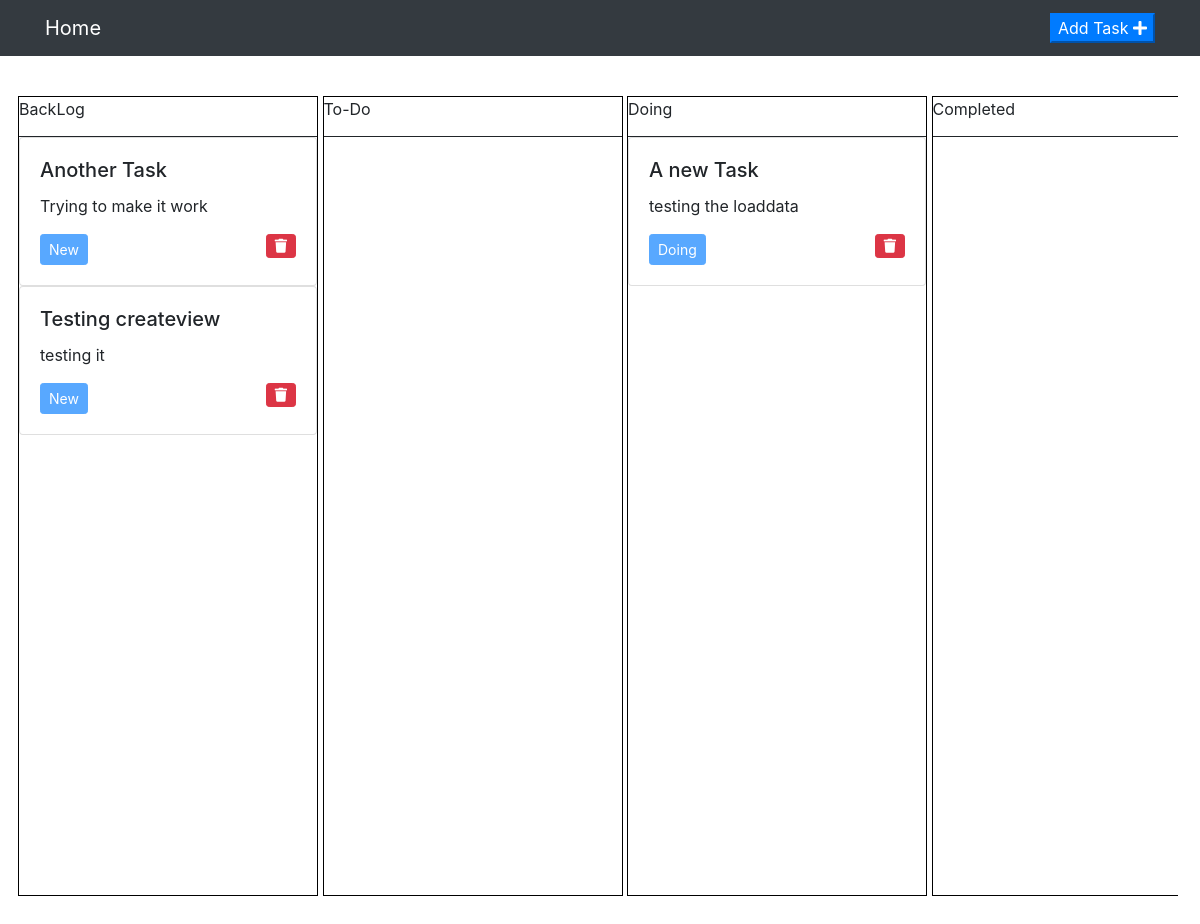
The page /task/ on the database as committed earlier.
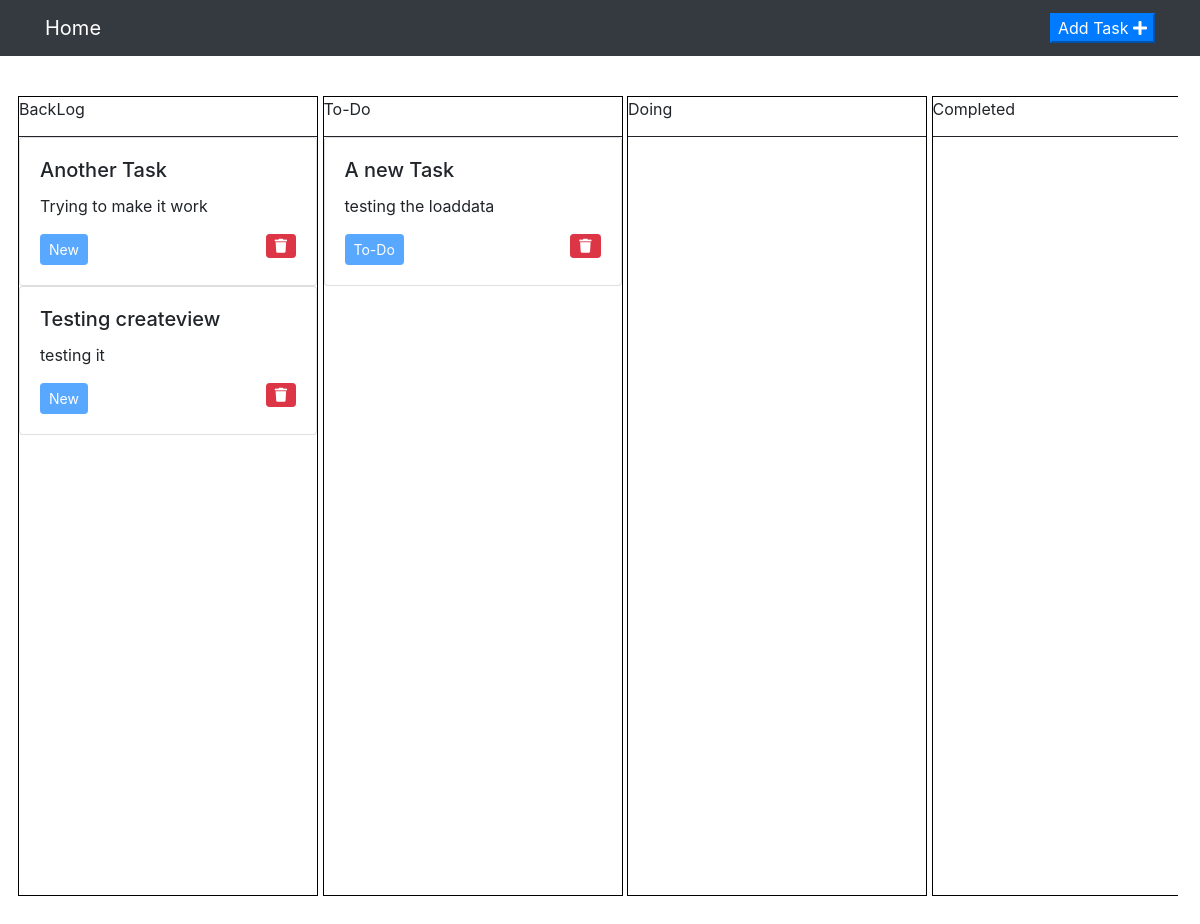
The same page on the database as committed later.
### task/models.py (models this page shows, shortened)
class Task(models.Model):
    STATUS_CHOICES = [
        ('To-Do', 'To-Do'),
        ('Doing', 'Doing'),
        ('Completed', 'Completed'),
        ('QA', 'QA'),
        ('Closed', 'Closed'),
        ('New', 'New')
    ]
    Title = models.CharField(max_length=250)
    Description = models.TextField(max_length=10000)
    Status = models.CharField(max_length=7,
                              default='New',
                              choices=STATUS_CHOICES,)
    def __str__(self):
        return self.Title

### task/views.py (the view)
def index(request):
    template = loader.get_template('task/task_list.html')
    allTasks = Task.objects.all()
    context = {
        'allTasks': allTasks
    }
    return HttpResponse(template.render(context, request))

### templates/task/task_list.html (shortened to what this page needs)
{% extends "task/index.html" %}
{% load static %}
{% block task_list %}
    <div class="row">
        {% for task in allTasks %}
            <div class="card" id="card-{{ task.pk }}" draggable="true" ondragstart="drag(event)">
                <div class="card-body">
                    <h5 class="card-title">{{ task }}</h5>
                    <p class="card-text">{{ task.Description }}</p>
                    <a href="#" class="btn btn-sm btn-primary disabled status">{{ task.Status }}</a>
                    <a href="{% url 'task:task-delete' task.pk %} " class="btn btn-sm btn-danger float-right"><i
                            class="fas fa-trash"></i></a>
                </div>
            </div>
        {% endfor %}
    </div>
{% endblock %}

### templates/task/index.html (shortened to what this page needs)
{% extends "base.html" %}
{% load static %}
{% block body %}
    <section class="page-section board-panel">
        <div class="container">
            <div class="horizontalScroll">
                <div class="board">
                    <div class="board-header">
                        BackLog
                    </div>
                    <div class="board-body" id="New-board" ondrop="drop(event)" ondragover="allowDrop(event)">
                    </div>
                </div>
                <div class="board">
                    <div class="board-header">
                        To-Do
                    </div>
                    <div class="board-body" id="To-Do-board" ondrop="drop(event)" ondragover="allowDrop(event)">
                    </div>
                </div>
                <div class="board">
                    <div class="board-header">
                        Doing
                    </div>
                    <div class="board-body" id="Doing-board" ondrop="drop(event)" ondragover="allowDrop(event)">
                    </div>
                </div>
                <div class="board">
                    <div class="board-header">
                        Completed
                    </div>
                    <div class="board-body" id="Completed-board" ondrop="drop(event)" ondragover="allowDrop(event)">
                    </div>
                </div>
            </div>
        </div>
    </section>
    {% block task_list %}
    {% endblock %}
{% endblock %}

### templates/base.html (shortened to what this page needs)
{% load i18n %}
{% load static %}
<link rel="stylesheet" type="text/css" href="{% static 'style.css' %}"/>
<link rel="stylesheet" href="https://stackpath.bootstrapcdn.com/bootstrap/4.3.1/css/bootstrap.min.css"
>
<link rel="stylesheet" href="https://use.fontawesome.com/releases/v5.8.1/css/all.css">
<!DOCTYPE html>
<html lang="en">
<head>
</head>
<body>
<nav class="navbar navbar-expand-lg bg-secondary fixed-top bg-dark" id="mainNav">
    <div class="container">
        <a class="navbar-brand" href="{% url 'index' %}">Home</a>
        <button id="addButton" class="btn-primary text-white" type="button" data-toggle="modal"
                data-target="#addTaskForm">
            Add Task
            <i class="fas fa-plus"></i>
        </button>
    </div>
</nav>
{% block body %}
{% endblock %}
</body>
</html>

### static/style.css (style rules this page uses)
h1, h2, h3, h4, h5, h6 { font-weight: 700; }
section { padding: 6rem 0; }
#mainNav { padding-top: 0.5rem; padding-bottom: 0.5rem; }
#mainNav .navbar-brand { color: #fff; }
a { color: #18BC9C; }
.btn { border-width: 2px; }
.bg-secondary { background-color: #2C3E50 !important; }
.btn-primary { background-color: #18BC9C; border-color: #18BC9C; }
div.horizontalScroll { overflow: auto; white-space: nowrap; }
div.horizontalScroll div.board { width: 300px; height: 800px; border: solid 1px #000; display: inline-table; }
div.board div.board-header { width: 100%; height: 5%; border-bottom: solid 1px; }
div.board-body { width: 100%; height: 95%; }
.board-panel .container { max-width: 98%; padding-left: 8px; margin-left: 10px; margin-right: 10px; padding-right: 8px; }

Rows that differ between the two databases and show on the page:
changed Task "A new Task": Status "Doing" → "To-Do"
